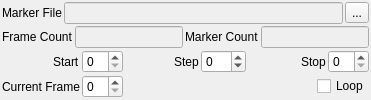
               <widget class="QWidget" name="markerTab">
                <attribute name="title">
                 <string>Marker Data</string>
                </attribute>
                <layout class="QVBoxLayout" name="verticalLayout_8">
                 <property name="spacing">
                  <number>2</number>
                 </property>
                 <property name="leftMargin">
                  <number>2</number>
                 </property>
                 <property name="topMargin">
                  <number>2</number>
                 </property>
                 <property name="rightMargin">
                  <number>2</number>
                 </property>
                 <property name="bottomMargin">
                  <number>2</number>
                 </property>
                 <item>
                  <layout class="QHBoxLayout" name="horizontalLayout_2">
                   <item>
                    <widget class="QLabel" name="label_4">
                     <property name="sizePolicy">
                      <sizepolicy hsizetype="Minimum" vsizetype="Preferred">
                       <horstretch>0</horstretch>
                       <verstretch>0</verstretch>
                      </sizepolicy>
                     </property>
                     <property name="minimumSize">
                      <size>
                       <width>55</width>
                       <height>0</height>
                      </size>
                     </property>
                     <property name="text">
                      <string>Marker File</string>
                     </property>
                    </widget>
                   </item>
                   <item>
                    <widget class="QLineEdit" name="markerFileLineEdit">
                     <property name="enabled">
                      <bool>false</bool>
                     </property>
                    </widget>
                   </item>
                   <item>
                    <widget class="QToolButton" name="selectFileToolButton">
                     <property name="toolTip">
                      <string>Load a new file of marker data</string>
                     </property>
                     <property name="text">
                      <string>...</string>
                     </property>
                    </widget>
                   </item>
                  </layout>
                 </item>
                 <item>
                  <layout class="QHBoxLayout" name="horizontalLayout_4">
                   <item>
                    <layout class="QHBoxLayout" name="horizontalLayout_3">
                     <item>
                      <widget class="QLabel" name="label_5">
                       <property name="sizePolicy">
                        <sizepolicy hsizetype="Minimum" vsizetype="Preferred">
                         <horstretch>0</horstretch>
                         <verstretch>0</verstretch>
                        </sizepolicy>
                       </property>
                       <property name="minimumSize">
                        <size>
                         <width>65</width>
                         <height>0</height>
                        </size>
                       </property>
                       <property name="text">
                        <string>Frame Count</string>
                       </property>
                      </widget>
                     </item>
                     <item>
                      <widget class="QLineEdit" name="frameCountLineEdit">
                       <property name="enabled">
                        <bool>false</bool>
                       </property>
                       <property name="sizePolicy">
                        <sizepolicy hsizetype="MinimumExpanding" vsizetype="Fixed">
                         <horstretch>0</horstretch>
                         <verstretch>0</verstretch>
                        </sizepolicy>
                       </property>
                       <property name="minimumSize">
                        <size>
                         <width>30</width>
                         <height>0</height>
                        </size>
                       </property>
                       <property name="text">
                        <string/>
                       </property>
                      </widget>
                     </item>
                    </layout>
                   </item>
                   <item>
                    <layout class="QHBoxLayout" name="horizontalLayout_5">
                     <item>
                      <widget class="QLabel" name="label_6">
                       <property name="sizePolicy">
                        <sizepolicy hsizetype="Minimum" vsizetype="Preferred">
                         <horstretch>0</horstretch>
                         <verstretch>0</verstretch>
                        </sizepolicy>
                       </property>
                       <property name="minimumSize">
                        <size>
                         <width>65</width>
                         <height>0</height>
                        </size>
                       </property>
                       <property name="text">
                        <string>Marker Count</string>
                       </property>
                      </widget>
                     </item>
                     <item>
                      <widget class="QLineEdit" name="markerCountLineEdit">
                       <property name="enabled">
                        <bool>false</bool>
                       </property>
                       <property name="sizePolicy">
                        <sizepolicy hsizetype="MinimumExpanding" vsizetype="Fixed">
                         <horstretch>0</horstretch>
                         <verstretch>0</verstretch>
                        </sizepolicy>
                       </property>
                       <property name="minimumSize">
                        <size>
                         <width>30</width>
                         <height>0</height>
                        </size>
                       </property>
                      </widget>
                     </item>
                    </layout>
                   </item>
                  </layout>
                 </item>
                 <item>
                  <layout class="QHBoxLayout" name="horizontalLayout_9">
                   <property name="spacing">
                    <number>2</number>
                   </property>
                   <item>
                    <layout class="QHBoxLayout" name="horizontalLayout_7">
                     <item>
                      <spacer name="horizontalSpacer_5">
                       <property name="orientation">
                        <enum>Qt::Horizontal</enum>
                       </property>
                       <property name="sizeHint" stdset="0">
                        <size>
                         <width>40</width>
                         <height>20</height>
                        </size>
                       </property>
                      </spacer>
                     </item>
                     <item>
                      <widget class="QLabel" name="label_7">
                       <property name="text">
                        <string>Start</string>
                       </property>
                      </widget>
                     </item>
                     <item>
                      <widget class="QSpinBox" name="markerFrameStartBox"/>
                     </item>
                    </layout>
                   </item>
                   <item>
                    <layout class="QHBoxLayout" name="horizontalLayout_10">
                     <item>
                      <spacer name="horizontalSpacer_6">
                       <property name="orientation">
                        <enum>Qt::Horizontal</enum>
                       </property>
                       <property name="sizeHint" stdset="0">
                        <size>
                         <width>40</width>
                         <height>20</height>
                        </size>
                       </property>
                      </spacer>
                     </item>
                     <item>
                      <widget class="QLabel" name="label_8">
                       <property name="text">
                        <string>Step</string>
                       </property>
                      </widget>
                     </item>
                     <item>
                      <widget class="QSpinBox" name="dataStepBox">
                       <property name="toolTip">
                        <string>Frames per step</string>
                       </property>
                       <property name="minimum">
                        <number>-16</number>
                       </property>
                       <property name="maximum">
                        <number>16</number>
                       </property>
                      </widget>
                     </item>
                    </layout>
                   </item>
                   <item>
                    <layout class="QHBoxLayout" name="horizontalLayout_6">
                     <item>
                      <spacer name="horizontalSpacer_7">
                       <property name="orientation">
                        <enum>Qt::Horizontal</enum>
                       </property>
                       <property name="sizeHint" stdset="0">
                        <size>
                         <width>40</width>
                         <height>20</height>
                        </size>
                       </property>
                      </spacer>
                     </item>
                     <item>
                      <widget class="QLabel" name="label_9">
                       <property name="text">
                        <string>Stop</string>
                       </property>
                      </widget>
                     </item>
                     <item>
                      <widget class="QSpinBox" name="markerFrameStopBox"/>
                     </item>
                    </layout>
                   </item>
                  </layout>
                 </item>
                 <item>
                  <layout class="QHBoxLayout" name="horizontalLayout_8">
                   <item>
                    <layout class="QHBoxLayout" name="horizontalLayout_11">
                     <item>
                      <widget class="QLabel" name="label_10">
                       <property name="text">
                        <string>Current Frame</string>
                       </property>
                      </widget>
                     </item>
                     <item>
                      <widget class="QSpinBox" name="dataFrameBox">
                       <property name="toolTip">
                        <string>Current frame in the marker data</string>
                       </property>
                      </widget>
                     </item>
                    </layout>
                   </item>
                   <item>
                    <spacer name="horizontalSpacer_8">
                     <property name="orientation">
                      <enum>Qt::Horizontal</enum>
                     </property>
                     <property name="sizeHint" stdset="0">
                      <size>
                       <width>40</width>
                       <height>20</height>
                      </size>
                     </property>
                    </spacer>
                   </item>
                   <item>
                    <widget class="QCheckBox" name="markerLoopCheckBox">
                     <property name="text">
                      <string>Loop</string>
                     </property>
                    </widget>
                   </item>
                  </layout>
                 </item>
                </layout>
               </widget>
